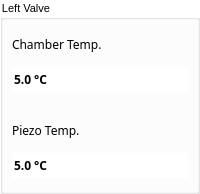
       <widget class="QGroupBox" name="groupBoxValveTemp1">
        <property name="sizePolicy">
         <sizepolicy hsizetype="Expanding" vsizetype="Fixed">
          <horstretch>0</horstretch>
          <verstretch>0</verstretch>
         </sizepolicy>
        </property>
        <property name="font">
         <font>
          <pointsize>8</pointsize>
         </font>
        </property>
        <property name="styleSheet">
         <string notr="true">QGroupBox{
    background-color: transparent;
}</string>
        </property>
        <property name="title">
         <string>Left Valve</string>
        </property>
        <layout class="QGridLayout" name="gridLayout_2">
         <property name="leftMargin">
          <number>0</number>
         </property>
         <property name="topMargin">
          <number>0</number>
         </property>
         <property name="rightMargin">
          <number>0</number>
         </property>
         <property name="bottomMargin">
          <number>4</number>
         </property>
         <property name="spacing">
          <number>4</number>
         </property>
         <item row="0" column="0">
          <widget class="ContentBoardItem" name="widgetDashBoardHeatersCurrentTemp" native="true">
           <property name="sizePolicy">
            <sizepolicy hsizetype="Expanding" vsizetype="Fixed">
             <horstretch>0</horstretch>
             <verstretch>0</verstretch>
            </sizepolicy>
           </property>
           <property name="minimumSize">
            <size>
             <width>0</width>
             <height>82</height>
            </size>
           </property>
           <property name="maximumSize">
            <size>
             <width>16777215</width>
             <height>82</height>
            </size>
           </property>
           <property name="styleSheet">
            <string notr="true">/*QFrame{
     background:rgb(249,247,248);
     min-height: 80px;
     max-height: 80px;
}

QLabel{
  background:rgb(249,247,248);
  color: rgb(39,51,66);
  font-size: 16px;
  font-family: Siemens Sans;
  min-height: 20px;
  max-height: 20px;
}

QDoubleSpinBox{
  background:rgb(249,247,248);
  color: rgb(39,51,66);
  font-size: 16px;
  font-weight: bold;
  font-family: Siemens Sans;
  min-height: 32px;
  max-height: 32px;
}
*/

</string>
           </property>
           <layout class="QGridLayout" name="gridLayout_10">
            <property name="leftMargin">
             <number>9</number>
            </property>
            <property name="rightMargin">
             <number>9</number>
            </property>
            <item row="0" column="0">
             <widget class="QLabel" name="labelDashBoardHeatersCurrentTemp1">
              <property name="font">
               <font>
                <family>Siemens Sans</family>
               </font>
              </property>
              <property name="styleSheet">
               <string notr="true"/>
              </property>
              <property name="text">
               <string>Chamber Temp.</string>
              </property>
             </widget>
            </item>
            <item row="1" column="0">
             <widget class="QDoubleSpinBox" name="doubleSpinBoxHeatersCurrentTemp1">
              <property name="font">
               <font>
                <family>Siemens Sans</family>
                <weight>75</weight>
                <bold>true</bold>
               </font>
              </property>
              <property name="styleSheet">
               <string notr="true">QDoubleSpinBox[STATE=&quot;Ok&quot;]
{
 background:rgb(249,247,248);
 min-width: 0px;
 border: 0px;
 }
QDoubleSpinBox[STATE=&quot;MaschineStop&quot;]
{ 
 background:rgb(202, 51, 51);
 min-width: 0px;
 border: 0px;
 }
QDoubleSpinBox[STATE =&quot;Warning&quot;]
{ 
 background:rgb(245, 197, 160);
 min-width: 0px;
 border: 0px;
 }
QDoubleSpinBox[STATE =&quot;Alarm&quot;]
{ 
 background:rgb(205, 99, 20);
 min-width: 0px;
 border: 0px;
 }
</string>
              </property>
              <property name="wrapping">
               <bool>false</bool>
              </property>
              <property name="frame">
               <bool>false</bool>
              </property>
              <property name="readOnly">
               <bool>true</bool>
              </property>
              <property name="buttonSymbols">
               <enum>QAbstractSpinBox::NoButtons</enum>
              </property>
              <property name="suffix">
               <string> °C</string>
              </property>
              <property name="decimals">
               <number>1</number>
              </property>
              <property name="minimum">
               <double>5.000000000000000</double>
              </property>
              <property name="maximum">
               <double>1000.000000000000000</double>
              </property>
              <property name="singleStep">
               <double>0.001000000000000</double>
              </property>
             </widget>
            </item>
           </layout>
          </widget>
         </item>
         <item row="1" column="0">
          <widget class="ContentBoardItem" name="widgetDashBoardHeatersStackTemp" native="true">
           <property name="sizePolicy">
            <sizepolicy hsizetype="Expanding" vsizetype="Fixed">
             <horstretch>0</horstretch>
             <verstretch>0</verstretch>
            </sizepolicy>
           </property>
           <property name="minimumSize">
            <size>
             <width>0</width>
             <height>82</height>
            </size>
           </property>
           <property name="maximumSize">
            <size>
             <width>16777215</width>
             <height>82</height>
            </size>
           </property>
           <property name="styleSheet">
            <string notr="true">/*QFrame{
     background:rgb(249,247,248);
     min-height: 80px;
     max-height: 80px;
}

QLabel{
  background:rgb(249,247,248);
  color: rgb(39,51,66);
  font-size: 16px;
  font-family: Siemens Sans;
  min-height: 20px;
  max-height: 20px;
}

QDoubleSpinBox{
  background:rgb(249,247,248);
  color: rgb(39,51,66);
  font-size: 16px;
  font-weight: bold;
  font-family: Siemens Sans;
  min-height: 32px;
  max-height: 32px;
}
*/

</string>
           </property>
           <layout class="QGridLayout" name="gridLayout_11">
            <property name="leftMargin">
             <number>9</number>
            </property>
            <property name="rightMargin">
             <number>9</number>
            </property>
            <property name="bottomMargin">
             <number>9</number>
            </property>
            <item row="2" column="0">
             <widget class="QDoubleSpinBox" name="doubleSpinBoxHeatersStackTemp1">
              <property name="font">
               <font>
                <family>Siemens Sans</family>
                <weight>75</weight>
                <bold>true</bold>
               </font>
              </property>
              <property name="styleSheet">
               <string notr="true">QDoubleSpinBox[STATE=&quot;Ok&quot;]
{
 background:rgb(249,247,248);
 min-width: 0px;
 border: 0px;
 }
QDoubleSpinBox[STATE=&quot;MaschineStop&quot;]
{ 
 background:rgb(202, 51, 51);
 min-width: 0px;
 border: 0px;
 }
QDoubleSpinBox[STATE =&quot;Warning&quot;]
{ 
 background:rgb(245, 197, 160);
 min-width: 0px;
 border: 0px;
 }
QDoubleSpinBox[STATE =&quot;Alarm&quot;]
{ 
 background:rgb(205, 99, 20);
 min-width: 0px;
 border: 0px;
 }

</string>
              </property>
              <property name="wrapping">
               <bool>false</bool>
              </property>
              <property name="frame">
               <bool>false</bool>
              </property>
              <property name="readOnly">
               <bool>true</bool>
              </property>
              <property name="buttonSymbols">
               <enum>QAbstractSpinBox::NoButtons</enum>
              </property>
              <property name="suffix">
               <string> °C</string>
              </property>
              <property name="decimals">
               <number>1</number>
              </property>
              <property name="minimum">
               <double>5.000000000000000</double>
              </property>
              <property name="maximum">
               <double>1000.000000000000000</double>
              </property>
              <property name="singleStep">
               <double>0.001000000000000</double>
              </property>
             </widget>
            </item>
            <item row="1" column="0">
             <widget class="QLabel" name="labelDashBoardHeatersStackTemp1">
              <property name="font">
               <font>
                <family>Siemens Sans</family>
               </font>
              </property>
              <property name="styleSheet">
               <string notr="true"/>
              </property>
              <property name="text">
               <string>Piezo Temp.</string>
              </property>
             </widget>
            </item>
           </layout>
          </widget>
         </item>
        </layout>
       </widget>
